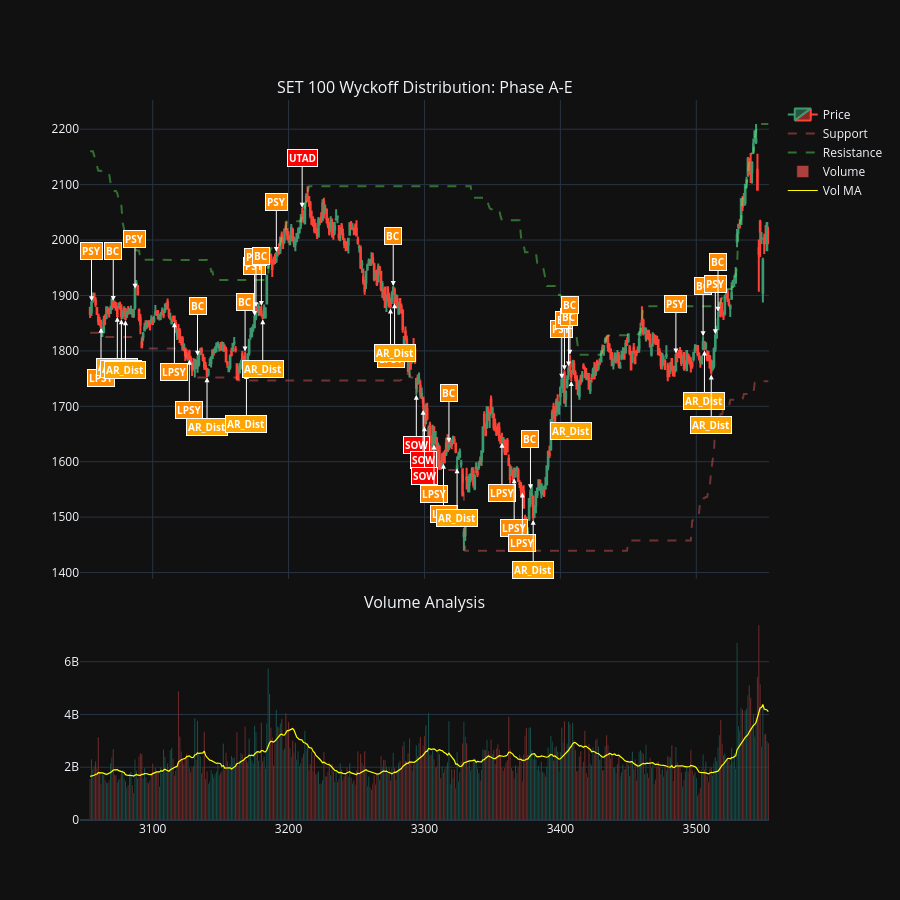

Notebook code cell kept with this figure:
### Code cell
# --- Visualization: Full Distribution Phase A-E --- #

# 1. รายชื่อ Event ฝั่ง Distribution ครบทุกเฟส
dist_events = ['PSY', 'BC', 'AR_Dist', 'ST', 'UT', 'UTAD', 'SOW', 'LPSY']

# 2. ขยายช่วงข้อมูลเป็น 500 วัน (เพื่อให้ครอบคลุม Phase A ถึง E)
# การใช้แค่ 100-300 วันอาจเห็นไม่ครบทั้งรอบวงจร
dfpl = df.tail(500).copy()

# 3. สร้าง Figure
fig = make_subplots(rows=2, cols=1, shared_xaxes=True, vertical_spacing=0.05, 
                    row_heights=[0.7, 0.3], 
                    subplot_titles=('SET 100 Wyckoff Distribution: Phase A-E', 'Volume Analysis'))

# --- กราฟบน: ราคา และ Trading Range ---
fig.add_trace(go.Candlestick(x=dfpl.index, open=dfpl['Open'], high=dfpl['High'], 
                             low=dfpl['Low'], close=dfpl['Close'], name='Price'), row=1, col=1)

# เส้นแนวรับ-แนวต้าน (กรอบที่รายใหญ่ใช้ระบายของ)
fig.add_trace(go.Scatter(x=dfpl.index, y=dfpl['Support_TR'], 
                         line=dict(color='rgba(255, 100, 100, 0.4)', dash='dash'), 
                         name='Support'), row=1, col=1)
fig.add_trace(go.Scatter(x=dfpl.index, y=dfpl['Resistance_TR'], 
                         line=dict(color='rgba(100, 255, 100, 0.4)', dash='dash'), 
                         name='Resistance'), row=1, col=1)

# กรอง Event
event_df = dfpl[dfpl['Wyckoff_Event'].isin(dist_events)]

# เพิ่ม Annotations แยกสีตามความสำคัญ
for idx, row in event_df.iterrows():
    e_name = row['Wyckoff_Event']
    
    # กำหนดสี: UTAD และ SOW เป็นสีแดงเข้ม (จุดเปลี่ยนสำคัญ)
    if e_name in ['UTAD', 'SOW']:
        bg_color = "#FF0000" # แดง
    elif e_name in ['BC', 'PSY', 'LPSY']:
        bg_color = "#FF8C00" # ส้มเข้ม
    else:
        bg_color = "#FFA500" # ส้มมาตรฐาน
    
    # ตำแหน่งการวาง
    # จุดที่ทดสอบด้านบน: BC, PSY, UT, UTAD
    # จุดที่ทดสอบด้านล่าง: AR_Dist, SOW, LPSY
    is_bottom = e_name in ['AR_Dist', 'SOW', 'LPSY']
    y_pos = row['Low'] if is_bottom else row['High']
    ay_val = 50 if is_bottom else -50
    
    fig.add_annotation(
        x=idx, y=y_pos,
        text=f"<b>{e_name}</b>",
        showarrow=True, arrowhead=2, arrowcolor="white",
        ax=0, ay=ay_val,
        bgcolor=bg_color,
        font=dict(color="white", size=10),
        bordercolor="white"
    )

# --- กราฟล่าง: Volume ---
vol_colors = ['#26a69a' if c >= o else '#ef5350' for c, o in zip(dfpl['Close'], dfpl['Open'])]
fig.add_trace(go.Bar(x=dfpl.index, y=dfpl['Volume'], name='Volume', 
                     marker_color=vol_colors, opacity=0.7), row=2, col=1)

fig.add_trace(go.Scatter(x=dfpl.index, y=dfpl['Vol_MA20'], 
                         line=dict(color='yellow', width=1.2), name='Vol MA'), row=2, col=1)

# ปรับแต่ง Layout
fig.update_layout(
    height=900,
    template='plotly_dark',
    xaxis_rangeslider_visible=False,
    showlegend=True
)

fig.show()

### Figure 1 — Plotly figure (JSON) as saved in the notebook; plotly's stock layout.template omitted (floating-point values rounded to 4 significant figures; data arrays with more than 128 entries replaced by an {"elided": "..."} marker saying what was removed)
{"data": [{"close": {"elided": "500 float values"}, "high": {"elided": "500 float values"}, "low": {"elided": "500 float values"}, "name": "Price", "open": {"elided": "500 float values"}, "type": "candlestick", "x": {"elided": "500 int values"}, "xaxis": "x", "yaxis": "y"}, {"line": {"color": "rgba(255, 100, 100, 0.4)", "dash": "dash"}, "name": "Support", "type": "scatter", "x": {"elided": "500 int values"}, "xaxis": "x", "y": {"elided": "500 float values"}, "yaxis": "y"}, {"line": {"color": "rgba(100, 255, 100, 0.4)", "dash": "dash"}, "name": "Resistance", "type": "scatter", "x": {"elided": "500 int values"}, "xaxis": "x", "y": {"elided": "500 float values"}, "yaxis": "y"}, {"marker": {"color": {"elided": "500 str values"}}, "name": "Volume", "opacity": 0.7, "type": "bar", "x": {"elided": "500 int values"}, "xaxis": "x2", "y": {"elided": "500 float values"}, "yaxis": "y2"}, {"line": {"color": "yellow", "width": 1.2}, "name": "Vol MA", "type": "scatter", "x": {"elided": "500 int values"}, "xaxis": "x2", "y": {"elided": "500 float values"}, "yaxis": "y2"}], "layout": {"annotations": [{"font": {"size": 16}, "showarrow": false, "text": "SET 100 Wyckoff Distribution: Phase A-E", "x": 0.5, "xanchor": "center", "xref": "paper", "y": 1.0, "yanchor": "bottom", "yref": "paper"}, {"font": {"size": 16}, "showarrow": false, "text": "Volume Analysis", "x": 0.5, "xanchor": "center", "xref": "paper", "y": 0.285, "yanchor": "bottom", "yref": "paper"}, {"arrowcolor": "white", "arrowhead": 2, "ax": 0, "ay": -50, "bgcolor": "#FF8C00", "bordercolor": "white", "font": {"color": "white", "size": 10}, "showarrow": true, "text": "<b>PSY</b>", "x": 3055, "y": 1890.0}, {"arrowcolor": "white", "arrowhead": 2, "ax": 0, "ay": 50, "bgcolor": "#FF8C00", "bordercolor": "white", "font": {"color": "white", "size": 10}, "showarrow": true, "text": "<b>LPSY</b>", "x": 3062, "y": 1842.0}, {"arrowcolor": "white", "arrowhead": 2, "ax": 0, "ay": -50, "bgcolor": "#FF8C00", "bordercolor": "white", "font": {"color": "white", "size": 10}, "showarrow": true, "text": "<b>BC</b>", "x": 3071, "y": 1890.0}, {"arrowcolor": "white", "arrowhead": 2, "ax": 0, "ay": 50, "bgcolor": "#FFA500", "bordercolor": "white", "font": {"color": "white", "size": 10}, "showarrow": true, "text": "<b>AR_Dist</b>", "x": 3074, "y": 1862.0}, {"arrowcolor": "white", "arrowhead": 2, "ax": 0, "ay": 50, "bgcolor": "#FFA500", "bordercolor": "white", "font": {"color": "white", "size": 10}, "showarrow": true, "text": "<b>AR_Dist</b>", "x": 3077, "y": 1857.0}, {"arrowcolor": "white", "arrowhead": 2, "ax": 0, "ay": 50, "bgcolor": "#FFA500", "bordercolor": "white", "font": {"color": "white", "size": 10}, "showarrow": true, "text": "<b>AR_Dist</b>", "x": 3080, "y": 1855.0}, {"arrowcolor": "white", "arrowhead": 2, "ax": 0, "ay": -50, "bgcolor": "#FF8C00", "bordercolor": "white", "font": {"color": "white", "size": 10}, "showarrow": true, "text": "<b>PSY</b>", "x": 3087, "y": 1912.0}, {"arrowcolor": "white", "arrowhead": 2, "ax": 0, "ay": 50, "bgcolor": "#FF8C00", "bordercolor": "white", "font": {"color": "white", "size": 10}, "showarrow": true, "text": "<b>LPSY</b>", "x": 3116, "y": 1852.0}, {"arrowcolor": "white", "arrowhead": 2, "ax": 0, "ay": 50, "bgcolor": "#FF8C00", "bordercolor": "white", "font": {"color": "white", "size": 10}, "showarrow": true, "text": "<b>LPSY</b>", "x": 3127, "y": 1784.0}, {"arrowcolor": "white", "arrowhead": 2, "ax": 0, "ay": -50, "bgcolor": "#FF8C00", "bordercolor": "white", "font": {"color": "white", "size": 10}, "showarrow": true, "text": "<b>BC</b>", "x": 3133, "y": 1791.0}, {"arrowcolor": "white", "arrowhead": 2, "ax": 0, "ay": 50, "bgcolor": "#FFA500", "bordercolor": "white", "font": {"color": "white", "size": 10}, "showarrow": true, "text": "<b>AR_Dist</b>", "x": 3140, "y": 1752.0}, {"arrowcolor": "white", "arrowhead": 2, "ax": 0, "ay": -50, "bgcolor": "#FF8C00", "bordercolor": "white", "font": {"color": "white", "size": 10}, "showarrow": true, "text": "<b>BC</b>", "x": 3168, "y": 1799.0}, {"arrowcolor": "white", "arrowhead": 2, "ax": 0, "ay": 50, "bgcolor": "#FFA500", "bordercolor": "white", "font": {"color": "white", "size": 10}, "showarrow": true, "text": "<b>AR_Dist</b>", "x": 3169, "y": 1758.0}, {"arrowcolor": "white", "arrowhead": 2, "ax": 0, "ay": -50, "bgcolor": "#FF8C00", "bordercolor": "white", "font": {"color": "white", "size": 10}, "showarrow": true, "text": "<b>PSY</b>", "x": 3175, "y": 1863.0}, {"arrowcolor": "white", "arrowhead": 2, "ax": 0, "ay": -50, "bgcolor": "#FF8C00", "bordercolor": "white", "font": {"color": "white", "size": 10}, "showarrow": true, "text": "<b>PSY</b>", "x": 3176, "y": 1879.0}, {"arrowcolor": "white", "arrowhead": 2, "ax": 0, "ay": -50, "bgcolor": "#FF8C00", "bordercolor": "white", "font": {"color": "white", "size": 10}, "showarrow": true, "text": "<b>BC</b>", "x": 3180, "y": 1881.0}, {"arrowcolor": "white", "arrowhead": 2, "ax": 0, "ay": 50, "bgcolor": "#FFA500", "bordercolor": "white", "font": {"color": "white", "size": 10}, "showarrow": true, "text": "<b>AR_Dist</b>", "x": 3181, "y": 1857.0}, {"arrowcolor": "white", "arrowhead": 2, "ax": 0, "ay": -50, "bgcolor": "#FF8C00", "bordercolor": "white", "font": {"color": "white", "size": 10}, "showarrow": true, "text": "<b>PSY</b>", "x": 3191, "y": 1979.0}, {"arrowcolor": "white", "arrowhead": 2, "ax": 0, "ay": -50, "bgcolor": "#FF0000", "bordercolor": "white", "font": {"color": "white", "size": 10}, "showarrow": true, "text": "<b>UTAD</b>", "x": 3210, "y": 2058.0}, {"arrowcolor": "white", "arrowhead": 2, "ax": 0, "ay": 50, "bgcolor": "#FF8C00", "bordercolor": "white", "font": {"color": "white", "size": 10}, "showarrow": true, "text": "<b>LPSY</b>", "x": 3275, "y": 1876.0}, {"arrowcolor": "white", "arrowhead": 2, "ax": 0, "ay": -50, "bgcolor": "#FF8C00", "bordercolor": "white", "font": {"color": "white", "size": 10}, "showarrow": true, "text": "<b>BC</b>", "x": 3277, "y": 1917.0}, {"arrowcolor": "white", "arrowhead": 2, "ax": 0, "ay": 50, "bgcolor": "#FFA500", "bordercolor": "white", "font": {"color": "white", "size": 10}, "showarrow": true, "text": "<b>AR_Dist</b>", "x": 3278, "y": 1886.0}, {"arrowcolor": "white", "arrowhead": 2, "ax": 0, "ay": 50, "bgcolor": "#FF0000", "bordercolor": "white", "font": {"color": "white", "size": 10}, "showarrow": true, "text": "<b>SOW</b>", "x": 3294, "y": 1721.0}, {"arrowcolor": "white", "arrowhead": 2, "ax": 0, "ay": 50, "bgcolor": "#FF0000", "bordercolor": "white", "font": {"color": "white", "size": 10}, "showarrow": true, "text": "<b>SOW</b>", "x": 3299, "y": 1694.0}, {"arrowcolor": "white", "arrowhead": 2, "ax": 0, "ay": 50, "bgcolor": "#FF0000", "bordercolor": "white", "font": {"color": "white", "size": 10}, "showarrow": true, "text": "<b>SOW</b>", "x": 3300, "y": 1664.0}, {"arrowcolor": "white", "arrowhead": 2, "ax": 0, "ay": 50, "bgcolor": "#FF8C00", "bordercolor": "white", "font": {"color": "white", "size": 10}, "showarrow": true, "text": "<b>LPSY</b>", "x": 3307, "y": 1631.0}, {"arrowcolor": "white", "arrowhead": 2, "ax": 0, "ay": 50, "bgcolor": "#FF8C00", "bordercolor": "white", "font": {"color": "white", "size": 10}, "showarrow": true, "text": "<b>LPSY</b>", "x": 3314, "y": 1596.0}, {"arrowcolor": "white", "arrowhead": 2, "ax": 0, "ay": -50, "bgcolor": "#FF8C00", "bordercolor": "white", "font": {"color": "white", "size": 10}, "showarrow": true, "text": "<b>BC</b>", "x": 3318, "y": 1634.0}, {"arrowcolor": "white", "arrowhead": 2, "ax": 0, "ay": 50, "bgcolor": "#FFA500", "bordercolor": "white", "font": {"color": "white", "size": 10}, "showarrow": true, "text": "<b>AR_Dist</b>", "x": 3324, "y": 1588.0}, {"arrowcolor": "white", "arrowhead": 2, "ax": 0, "ay": 50, "bgcolor": "#FF8C00", "bordercolor": "white", "font": {"color": "white", "size": 10}, "showarrow": true, "text": "<b>LPSY</b>", "x": 3357, "y": 1634.0}, {"arrowcolor": "white", "arrowhead": 2, "ax": 0, "ay": 50, "bgcolor": "#FF8C00", "bordercolor": "white", "font": {"color": "white", "size": 10}, "showarrow": true, "text": "<b>LPSY</b>", "x": 3366, "y": 1570.0}, {"arrowcolor": "white", "arrowhead": 2, "ax": 0, "ay": 50, "bgcolor": "#FF8C00", "bordercolor": "white", "font": {"color": "white", "size": 10}, "showarrow": true, "text": "<b>LPSY</b>", "x": 3372, "y": 1544.0}, {"arrowcolor": "white", "arrowhead": 2, "ax": 0, "ay": -50, "bgcolor": "#FF8C00", "bordercolor": "white", "font": {"color": "white", "size": 10}, "showarrow": true, "text": "<b>BC</b>", "x": 3378, "y": 1550.0}, {"arrowcolor": "white", "arrowhead": 2, "ax": 0, "ay": 50, "bgcolor": "#FFA500", "bordercolor": "white", "font": {"color": "white", "size": 10}, "showarrow": true, "text": "<b>AR_Dist</b>", "x": 3380, "y": 1495.0}, {"arrowcolor": "white", "arrowhead": 2, "ax": 0, "ay": -50, "bgcolor": "#FF8C00", "bordercolor": "white", "font": {"color": "white", "size": 10}, "showarrow": true, "text": "<b>PSY</b>", "x": 3401, "y": 1750.0}, {"arrowcolor": "white", "arrowhead": 2, "ax": 0, "ay": -50, "bgcolor": "#FF8C00", "bordercolor": "white", "font": {"color": "white", "size": 10}, "showarrow": true, "text": "<b>BC</b>", "x": 3403, "y": 1765.0}, {"arrowcolor": "white", "arrowhead": 2, "ax": 0, "ay": -50, "bgcolor": "#FF8C00", "bordercolor": "white", "font": {"color": "white", "size": 10}, "showarrow": true, "text": "<b>BC</b>", "x": 3406, "y": 1772.0}, {"arrowcolor": "white", "arrowhead": 2, "ax": 0, "ay": -50, "bgcolor": "#FF8C00", "bordercolor": "white", "font": {"color": "white", "size": 10}, "showarrow": true, "text": "<b>BC</b>", "x": 3407, "y": 1793.0}, {"arrowcolor": "white", "arrowhead": 2, "ax": 0, "ay": 50, "bgcolor": "#FFA500", "bordercolor": "white", "font": {"color": "white", "size": 10}, "showarrow": true, "text": "<b>AR_Dist</b>", "x": 3408, "y": 1746.0}, {"arrowcolor": "white", "arrowhead": 2, "ax": 0, "ay": -50, "bgcolor": "#FF8C00", "bordercolor": "white", "font": {"color": "white", "size": 10}, "showarrow": true, "text": "<b>PSY</b>", "x": 3485, "y": 1795.0}, {"arrowcolor": "white", "arrowhead": 2, "ax": 0, "ay": -50, "bgcolor": "#FF8C00", "bordercolor": "white", "font": {"color": "white", "size": 10}, "showarrow": true, "text": "<b>BC</b>", "x": 3505, "y": 1826.0}, {"arrowcolor": "white", "arrowhead": 2, "ax": 0, "ay": 50, "bgcolor": "#FFA500", "bordercolor": "white", "font": {"color": "white", "size": 10}, "showarrow": true, "text": "<b>AR_Dist</b>", "x": 3506, "y": 1801.0}, {"arrowcolor": "white", "arrowhead": 2, "ax": 0, "ay": 50, "bgcolor": "#FFA500", "bordercolor": "white", "font": {"color": "white", "size": 10}, "showarrow": true, "text": "<b>AR_Dist</b>", "x": 3511, "y": 1757.0}, {"arrowcolor": "white", "arrowhead": 2, "ax": 0, "ay": -50, "bgcolor": "#FF8C00", "bordercolor": "white", "font": {"color": "white", "size": 10}, "showarrow": true, "text": "<b>PSY</b>", "x": 3514, "y": 1830.0}, {"arrowcolor": "white", "arrowhead": 2, "ax": 0, "ay": -50, "bgcolor": "#FF8C00", "bordercolor": "white", "font": {"color": "white", "size": 10}, "showarrow": true, "text": "<b>BC</b>", "x": 3516, "y": 1871.0}], "height": 900, "showlegend": true, "xaxis": {"anchor": "y", "domain": [0, 1], "matches": "x2", "rangeslider": {"visible": false}, "showticklabels": false}, "xaxis2": {"anchor": "y2", "domain": [0, 1]}, "yaxis": {"anchor": "x", "domain": [0.335, 1.0]}, "yaxis2": {"anchor": "x2", "domain": [0, 0.285]}}}
